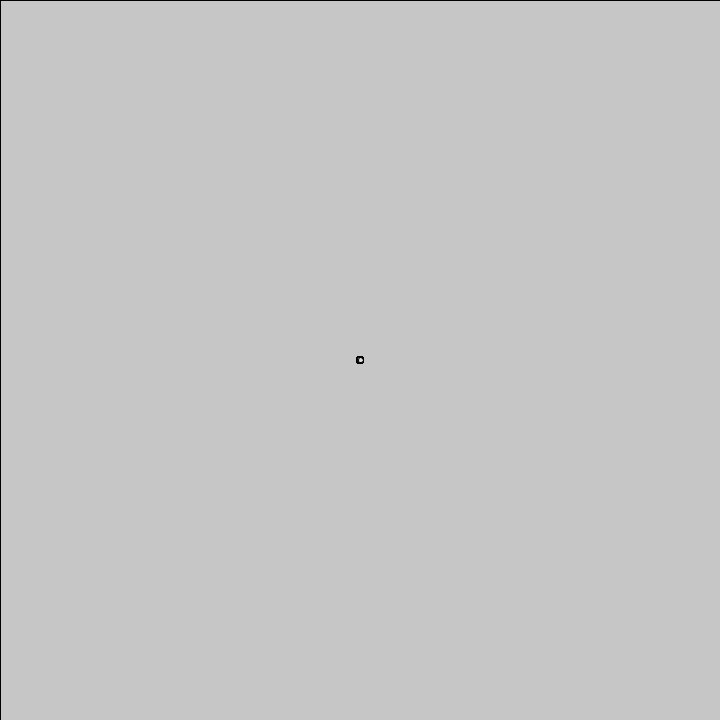
Frame 1 (no input)
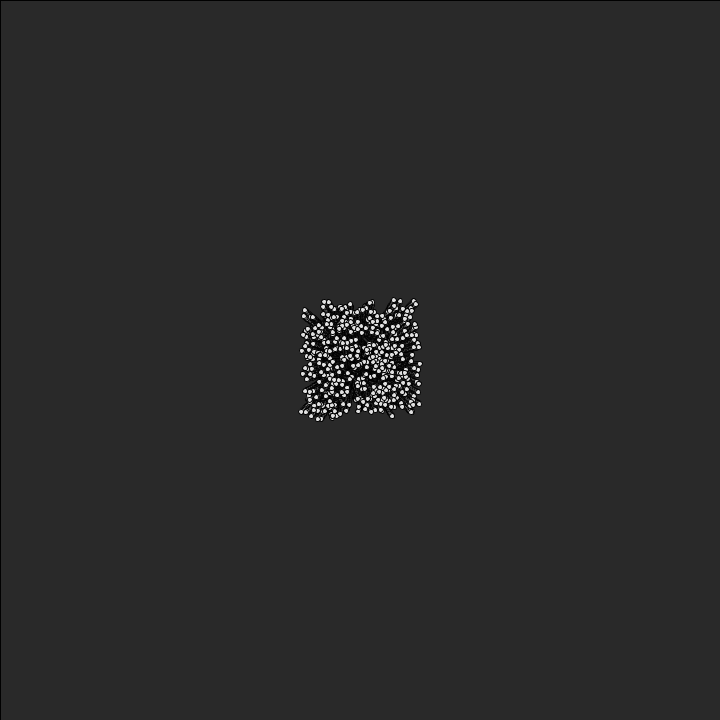
Frame 60 (the mouse pressed at the canvas centre just before this capture)
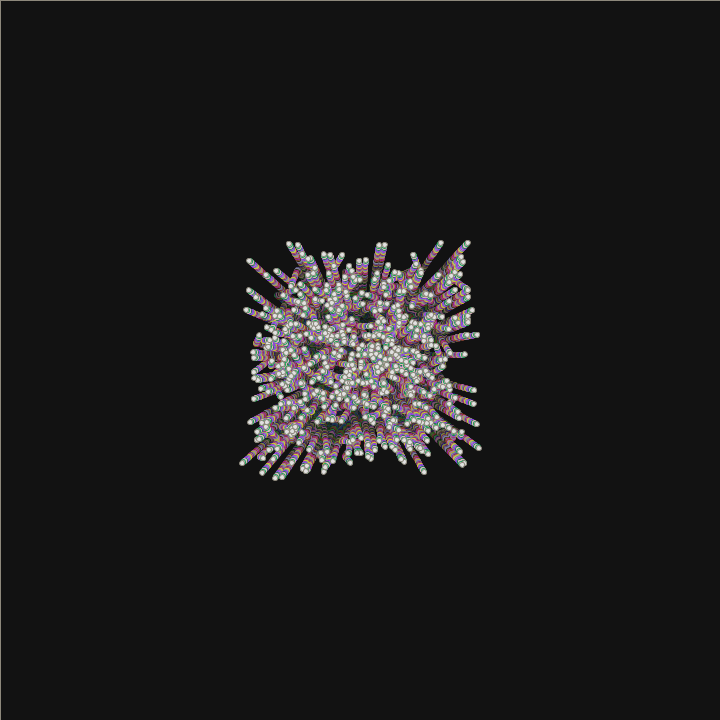
Frame 120 (the mouse held since frame 60 and released just before this capture)

The Processing sketch that drew these frames (run headless with seeded random() and noise(); from frame 60 on, the mouse is pressed at the canvas centre):

// Processing sketch: processing_153831
// ── processing_153831.pde

/* OpenProcessing Tweak of *@*http://www.openprocessing.org/sketch/147188*@* */
/* !do not delete the line above, required for linking your tweak if you upload again */

// DEFINIZIONE DELLA  CLASSE Agente

class Agente
{
  PVector posizione;
  PVector spostamento;

  Agente (PVector partenza) {
    posizione = partenza.get();
    spostamento = new PVector( random(-1,1), random(-1,1) );
  }

  void update() {
    if (random(100)<1) {
      spostamento = new PVector( random(-1,1), random(-1,1) );
    }
    posizione.add(spostamento);
    if (posizione.dist(centro) > 300) {
      spostamento.mult(-1);
    }
  }

   void display() {                                            // METODO per la visualizzazione dell'agente
    ellipse(posizione.x, posizione.y, 5, 5);                  // disegna un cerchio di 5 pixel di diametro nella posizione corrente
  }
}


// USO DELLA CLASSE Agente
 
Agente[] agenti = new Agente[500];
PVector centro;
 
void setup()
{
  size(720, 720);
  centro = new PVector(width/2, height/2);
   
  for (int i=0;  i<agenti.length;  i++) {
    agenti[i] = new Agente( centro );
}

}
void draw()
{
  if(mousePressed) {
stroke (random(20,255),random(20,255),random(20,255));
  }
  {
  fill(0, 7);                             // colore di riempimento grigio chiaro e con un valore di opacità molto basso fino a diventare nero
  rect(0, 0, width, height);                // copri l'intera area di visualizzazione con il grigio chiaro semitrasparente
fill(225);                                    //colore interno delle palline in questo caso bianco
  for (Agente a : agenti) {
    a.update();
    a.display();
  }
}
 
}
